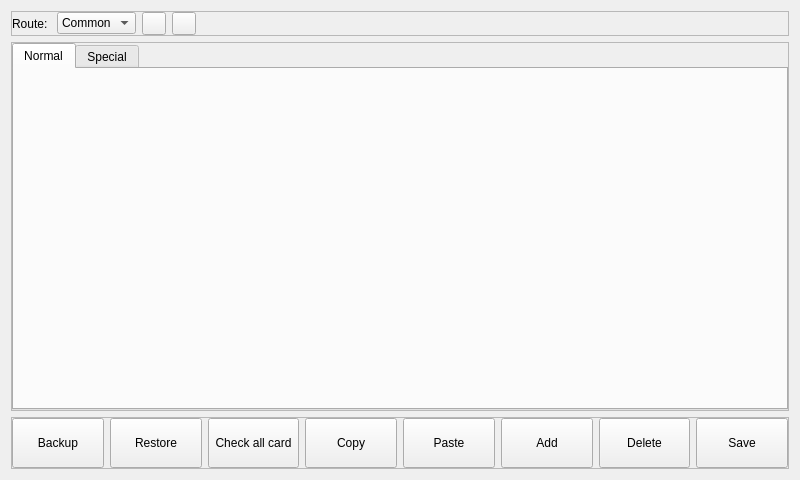
<?xml version="1.0" encoding="UTF-8"?>
<ui version="4.0">
 <class>MainWindow</class>
 <widget class="QWidget" name="MainWindow">
  <property name="geometry">
   <rect>
    <x>0</x>
    <y>0</y>
    <width>800</width>
    <height>480</height>
   </rect>
  </property>
  <property name="windowTitle">
   <string>MainWindow</string>
  </property>
  <layout class="QVBoxLayout" name="verticalLayout_2">
   <item>
    <layout class="QVBoxLayout" name="mainLayout">
     <item>
      <widget class="QFrame" name="frameHeader">
       <property name="maximumSize">
        <size>
         <width>16777215</width>
         <height>40</height>
        </size>
       </property>
       <property name="frameShape">
        <enum>QFrame::StyledPanel</enum>
       </property>
       <property name="frameShadow">
        <enum>QFrame::Raised</enum>
       </property>
       <layout class="QHBoxLayout" name="horizontalLayout_2">
        <property name="spacing">
         <number>6</number>
        </property>
        <property name="leftMargin">
         <number>0</number>
        </property>
        <property name="topMargin">
         <number>0</number>
        </property>
        <property name="rightMargin">
         <number>0</number>
        </property>
        <property name="bottomMargin">
         <number>0</number>
        </property>
        <item>
         <widget class="QLabel" name="labelRoute">
          <property name="text">
           <string>Route: </string>
          </property>
         </widget>
        </item>
        <item>
         <widget class="QComboBox" name="comboBoxRoute">
          <item>
           <property name="text">
            <string>Common</string>
           </property>
          </item>
         </widget>
        </item>
        <item>
         <widget class="QToolButton" name="butReload">
          <property name="text">
           <string/>
          </property>
          <property name="icon">
           <iconset>
            <normaloff>reload.png</normaloff>reload.png</iconset>
          </property>
         </widget>
        </item>
        <item>
         <widget class="QToolButton" name="butPublishCard">
          <property name="text">
           <string/>
          </property>
          <property name="icon">
           <iconset>
            <normaloff>continue.png</normaloff>continue.png</iconset>
          </property>
         </widget>
        </item>
        <item>
         <spacer name="horizontalSpacer">
          <property name="orientation">
           <enum>Qt::Horizontal</enum>
          </property>
          <property name="sizeHint" stdset="0">
           <size>
            <width>40</width>
            <height>20</height>
           </size>
          </property>
         </spacer>
        </item>
       </layout>
      </widget>
     </item>
     <item>
      <widget class="QFrame" name="frameNormalCard">
       <property name="frameShape">
        <enum>QFrame::StyledPanel</enum>
       </property>
       <property name="frameShadow">
        <enum>QFrame::Raised</enum>
       </property>
       <layout class="QVBoxLayout" name="verticalLayout_3">
        <property name="spacing">
         <number>0</number>
        </property>
        <property name="leftMargin">
         <number>0</number>
        </property>
        <property name="topMargin">
         <number>0</number>
        </property>
        <property name="rightMargin">
         <number>0</number>
        </property>
        <property name="bottomMargin">
         <number>0</number>
        </property>
        <item>
         <layout class="QVBoxLayout" name="vLayoutNormalCard">
          <item>
           <widget class="QTabWidget" name="tabCard">
            <property name="currentIndex">
             <number>0</number>
            </property>
            <widget class="QWidget" name="tabNormal">
             <attribute name="title">
              <string>Normal</string>
             </attribute>
             <layout class="QVBoxLayout" name="verticalLayout_4">
              <property name="spacing">
               <number>6</number>
              </property>
              <property name="leftMargin">
               <number>0</number>
              </property>
              <property name="topMargin">
               <number>0</number>
              </property>
              <property name="rightMargin">
               <number>0</number>
              </property>
              <property name="bottomMargin">
               <number>0</number>
              </property>
              <item>
               <layout class="QVBoxLayout" name="normalTabLayout"/>
              </item>
             </layout>
            </widget>
            <widget class="QWidget" name="tabSpecial">
             <attribute name="title">
              <string>Special</string>
             </attribute>
             <layout class="QVBoxLayout" name="verticalLayout_5">
              <property name="leftMargin">
               <number>0</number>
              </property>
              <property name="topMargin">
               <number>0</number>
              </property>
              <property name="rightMargin">
               <number>0</number>
              </property>
              <property name="bottomMargin">
               <number>0</number>
              </property>
              <item>
               <layout class="QVBoxLayout" name="specialTabLayout"/>
              </item>
             </layout>
            </widget>
           </widget>
          </item>
         </layout>
        </item>
       </layout>
      </widget>
     </item>
     <item>
      <widget class="QFrame" name="frameFooter">
       <property name="maximumSize">
        <size>
         <width>16777215</width>
         <height>16777215</height>
        </size>
       </property>
       <property name="frameShape">
        <enum>QFrame::StyledPanel</enum>
       </property>
       <property name="frameShadow">
        <enum>QFrame::Raised</enum>
       </property>
       <layout class="QHBoxLayout" name="horizontalLayout">
        <property name="leftMargin">
         <number>0</number>
        </property>
        <property name="topMargin">
         <number>0</number>
        </property>
        <property name="rightMargin">
         <number>0</number>
        </property>
        <property name="bottomMargin">
         <number>0</number>
        </property>
        <item>
         <widget class="QPushButton" name="pushButton">
          <property name="minimumSize">
           <size>
            <width>0</width>
            <height>50</height>
           </size>
          </property>
          <property name="text">
           <string>Backup</string>
          </property>
         </widget>
        </item>
        <item>
         <widget class="QPushButton" name="butOpen">
          <property name="minimumSize">
           <size>
            <width>0</width>
            <height>50</height>
           </size>
          </property>
          <property name="text">
           <string>Restore</string>
          </property>
         </widget>
        </item>
        <item>
         <widget class="QPushButton" name="butCheckAll">
          <property name="minimumSize">
           <size>
            <width>0</width>
            <height>50</height>
           </size>
          </property>
          <property name="text">
           <string>Check all card</string>
          </property>
         </widget>
        </item>
        <item>
         <widget class="QPushButton" name="butCopy">
          <property name="minimumSize">
           <size>
            <width>0</width>
            <height>50</height>
           </size>
          </property>
          <property name="text">
           <string>Copy</string>
          </property>
         </widget>
        </item>
        <item>
         <widget class="QPushButton" name="butPaste">
          <property name="minimumSize">
           <size>
            <width>0</width>
            <height>50</height>
           </size>
          </property>
          <property name="text">
           <string>Paste</string>
          </property>
         </widget>
        </item>
        <item>
         <widget class="QPushButton" name="butAdd">
          <property name="minimumSize">
           <size>
            <width>0</width>
            <height>50</height>
           </size>
          </property>
          <property name="text">
           <string>Add</string>
          </property>
         </widget>
        </item>
        <item>
         <widget class="QPushButton" name="butDel">
          <property name="minimumSize">
           <size>
            <width>0</width>
            <height>50</height>
           </size>
          </property>
          <property name="text">
           <string>Delete</string>
          </property>
         </widget>
        </item>
        <item>
         <widget class="QPushButton" name="butSave">
          <property name="minimumSize">
           <size>
            <width>0</width>
            <height>50</height>
           </size>
          </property>
          <property name="text">
           <string>Save</string>
          </property>
         </widget>
        </item>
       </layout>
      </widget>
     </item>
    </layout>
   </item>
  </layout>
 </widget>
 <resources/>
 <connections/>
</ui>
